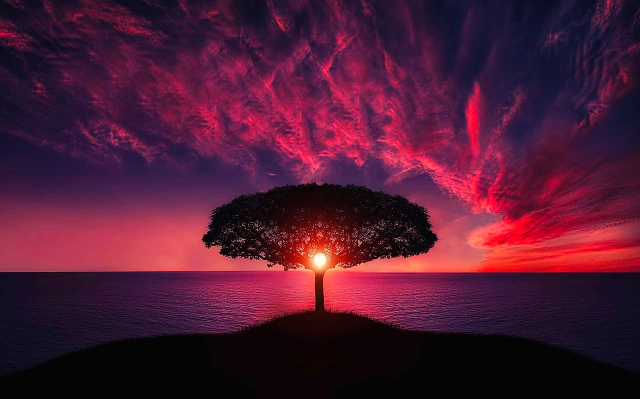
#> input picture INSEM/img.png, 1280 x 797 px, found by its file name (shown at 1/2 size)
$ python INSEM1.py
#> lines starting #> are read from the running program, lines starting #| are printed output that depends on the picture
import cv2


def blend_images(image1_path, image2_path, output_path, alpha=0.6, beta=0.4, gamma=0):
#> called with image1_path = 'IMG.png', image2_path = 'img2.jpg', alpha = 0.6, beta = 0.4, gamma = 0
    image1 = cv2.imread(image1_path)
#> image1 is the input picture: shape (797, 1280, 3); mean B, G, R 51.3, 25.8, 79.4
    image2 = cv2.imread(image2_path)
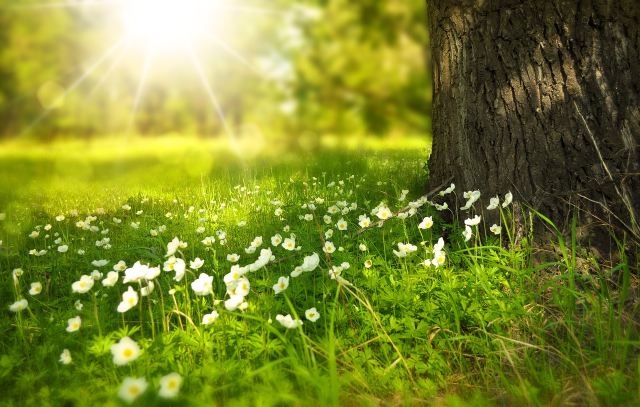
#> input picture INSEM/img2.jpg, 1280 x 814 px (shown at 1/2 size)
#> image2 is the input picture: shape (814, 1280, 3); mean B, G, R 43.9, 133.1, 122.4

    height, width = min(image1.shape[0], image2.shape[0]), min(image1.shape[1], image2.shape[1])
#> height = 797; width = 1280
    image1 = cv2.resize(image1, (width, height))
    image2 = cv2.resize(image2, (width, height))
#> image2: shape (797, 1280, 3)

    blended_image = cv2.addWeighted(image1, alpha, image2, beta, gamma)
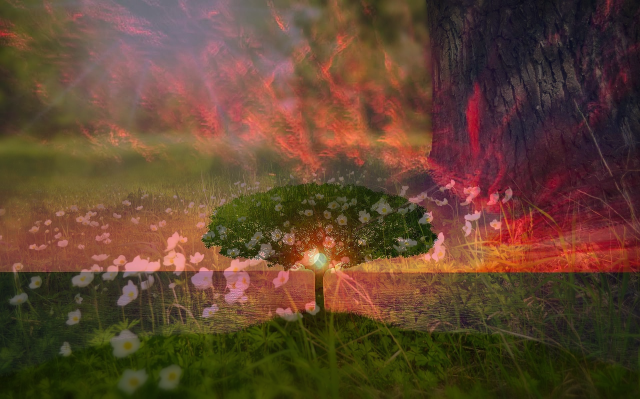
#> blended_image: shape (797, 1280, 3) (shown at 1/2 size); mean B, G, R 48.3, 68.7, 96.6

    cv2.imshow('Blended Image', blended_image)
    cv2.waitKey(0)
    cv2.destroyAllWindows()


if __name__ == "__main__":
    image1_path = 'IMG.png'
    image2_path = 'img2.jpg'

    output_path = '/Users/manvithchandra/Desktop/PCV/INSEM/blended_image.jpg'

    alpha = 0.6
    beta = 0.4

    blend_images(image1_path, image2_path, output_path, alpha, beta)
